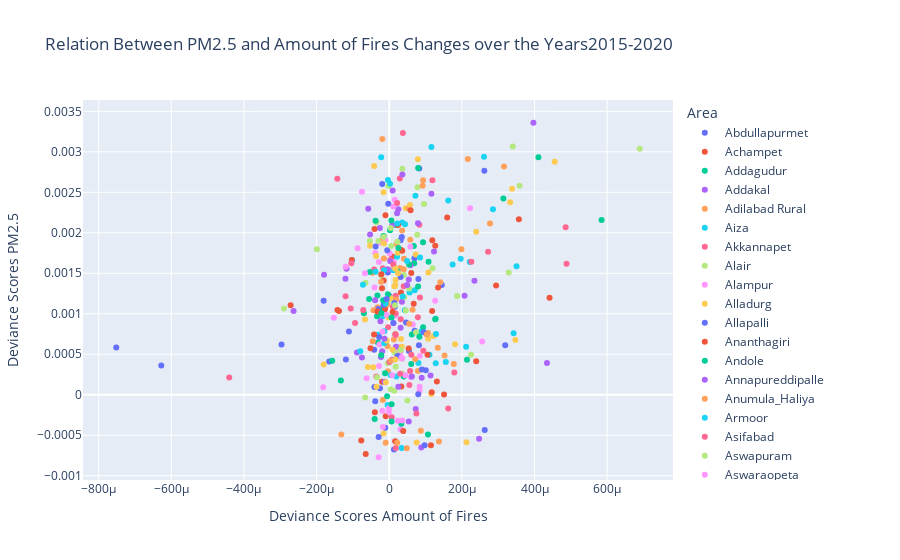

Notebook code for this chart:
### Code cell
os.chdir('c:\\Users\\Jesse\\OneDrive\\Documenten\\Master BAOR\\Thesis\\GitHub\\dicra\\analytics\\sandbox\\notebooks\\crop_fires\\DPPD_Jesse\\PM2.5')
PM_df = pd.read_csv('PM_years_mandal.csv', index_col=0)
df = correlation(PM_df, 2015, 2020, 'PM2.5', mandal_boundaries, 'Mandal_Nam', 'mandal')
